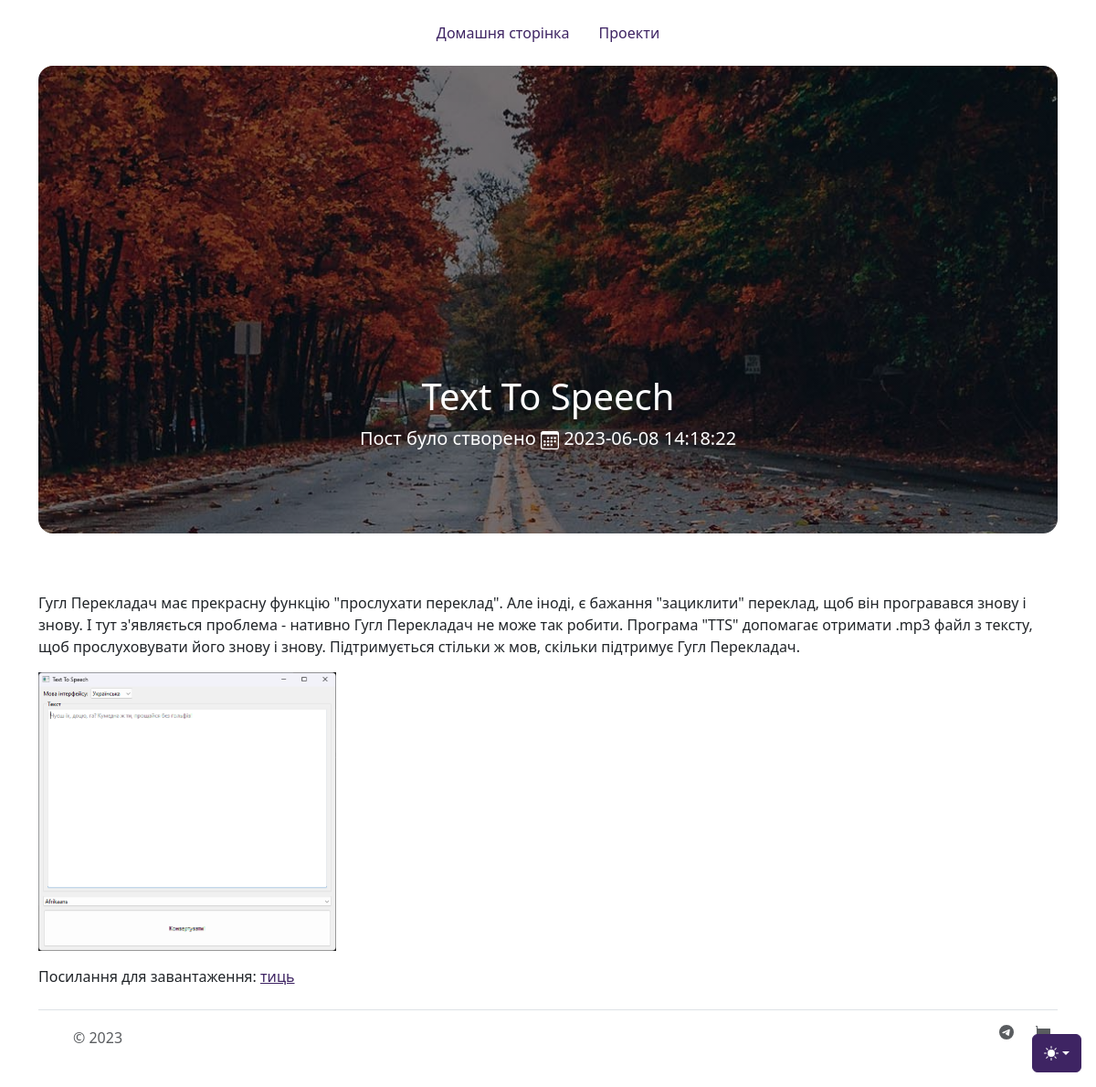
The page /posts/4 on the database its author committed.
### tables this page shows
CREATE TABLE "post" (
	"post_id"	INTEGER NOT NULL UNIQUE,
	"text"	TEXT,
	"img_formainpage"	TEXT,
	"title"	TEXT,
	"datetime"	TEXT NOT NULL DEFAULT CURRENT_TIMESTAMP,
	PRIMARY KEY("post_id" AUTOINCREMENT)
);

### main.py (the view)
@app.route('/posts/<post_id>')
def post(post_id):
    post = getPostsByIds(post_id)[0]
    return render_template('post.html', post=post)

### db_scripts.py (called while the page is built)
def open():
    global conn, cursor
    conn = sqlite3.connect(PATH + db_name)
    conn.row_factory = sqlite3.Row
    cursor = conn.cursor()

def close():
    cursor.close()
    conn.close()

def getPostsByIds(post_id):
    open()
    cursor.execute('''
    SELECT * FROM post WHERE post_id = (?) ORDER BY post_id DESC
    ''', [post_id])
    posts = cursor.fetchall()
    close()
    return posts

### templates/post.html
{% extends "index.html" %}
{% block body %}
{% include 'carousel.html' %}
{% include 'post_text.html'%}
{% endblock %}

### templates/index.html (shortened to what this page needs)
<!DOCTYPE html>
<html data-bs-theme="light">
<head>
    <link href="https://cdn.jsdelivr.net/npm/bootstrap@5.3.0-alpha1/dist/css/bootstrap.min.css" rel="stylesheet"
>
    <link rel="stylesheet" href="https://cdn.jsdelivr.net/npm/bootstrap-icons@1.10.5/font/bootstrap-icons.css">
    <link rel="stylesheet" href= "{{ url_for( 'static', filename = 'main.css') }}">
    <link rel="stylesheet" href="{{ url_for( 'static', filename = 'minimal.css') }}">
    <link href="{{ url_for('static', filename='features.css') }}" rel="stylesheet">
    <link href="{{ url_for('static', filename='carousel.css') }}" rel="stylesheet">
    <link href="{{ url_for('static', filename='auth.css') }}" rel="stylesheet">
    <link href="{{ url_for('static', filename='index.css') }}" rel="stylesheet">
</head>
  <body>
    {% include "menu.html" %}
    <main class="container">
    {% block body %}{% endblock %}
    </main>
    {% include "switch.html"%}
    {% include "footer.html" %}
  </body>
</body>
</html>

### templates/menu.html
<div class="container">
    <header class="d-flex justify-content-center py-3">
      <ul class="nav nav-pills">
        <li class="nav-item"><a href="/home" class="nav-link {%if request.path == '/home' or request.path == '' or request.path == '/'%}active{%endif%}" aria-current="page">Домашня сторінка</a></li>
        <li class="nav-item"><a href="/posts" class="nav-link {%if request.path == '/posts/'%}active{%endif%}">Проекти</a></li>
      </ul>
    </header>
  </div>

### templates/carousel.html
<div id="myCarousel" class="carousel slide" data-bs-ride="carousel">
    <div class="carousel-inner">
      <div class="carousel-item active rounded-4" style="background:linear-gradient(rgba(0, 0, 0, 0.5), rgba(0, 0, 0, 0.5)), url({{ url_for('static', filename=post.img_formainpage) }});
    background-repeat: no-repeat;
    background-position: center center;
    background-size: cover;
    border-radius:">
        <div class="container">
          <div class="carousel-caption">
            <h1>{{post.title}}</h1>
            <p class="text-white">Пост було створено <i class="bi bi-calendar3"></i> {{post.datetime}}</p>
          </div>
        </div>
      </div>
    </div>
  </div>

### templates/post_text.html
{{post.text | safe}}

### templates/switch.html (shortened to what this page needs)
<div class="dropdown position-fixed bottom-0 end-0 mb-3 me-3 bd-mode-toggle">
    <button class="btn btn-bd-primary py-2 dropdown-toggle d-flex align-items-center" id="bd-theme" type="button" aria-expanded="false" data-bs-toggle="dropdown" aria-label="Toggle theme (light)">
      <svg class="bi my-1 theme-icon-active" width="1em" height="1em"><use href="{{url_for('static', filename='toggle.svg')}}#sun-fill"></use></svg>
    </button>
  </div>

### templates/footer.html
<div class="container">
  <footer class="d-flex flex-wrap justify-content-between align-items-center py-3 my-4 border-top">
    <div class="col-md-4 d-flex align-items-center">
      <a href="/" class="mb-3 me-2 mb-md-0 text-body-secondary text-decoration-none lh-1">
        <svg class="bi" width="30" height="24"><use xlink:href="#bootstrap"></use></svg>
      </a>
      <span class="mb-3 mb-md-0 text-body-secondary">© 2023 </span>
    </div>
    <ul class="nav col-md-4 justify-content-end list-unstyled d-flex">
      <li class="ms-3"><a class="text-body-secondary" href="https://t.me/aag_8a"><svg class="bi" width="24" height="24"><use xlink:href="{{url_for('static', filename='telegram.svg')}}#telegram"></use></svg></a></li>
      <li class="ms-3"><a class="text-body-secondary" href="https://wwwwwwwww.jodi.org"><svg class="bi" width="24" height="24"><use xlink:href="{{url_for('static', filename='1.svg')}}#unknown"></use></svg></a></li>
    </ul>
  </footer>
</div>

### static/carousel.css (style rules this page uses)
body { color: rgb(var(--bs-tertiary-color-rgb)); }
.carousel { margin-bottom: 4rem; }
.carousel-caption { bottom: 3rem; z-index: 10; }
.carousel-item { height: 32rem; }
@media (min-width: 40em) { .carousel-caption p { margin-bottom: 1.25rem; font-size: 1.25rem; line-height: 1.4; } }

### static/index.css (style rules this page uses)
.bi { vertical-align: -.125em; fill: currentColor; }
.btn-bd-primary { --bd-violet-bg: rgb(62, 36, 99); --bd-violet-rgb: 112.520718, 44.062154, 249.437846; --bs-btn-font-weight: 600; --bs-btn-color: var(--bs-white); --bs-btn-bg: var(--bd-violet-bg); --bs-btn-border-color: var(--bd-violet-bg); --bs-btn-hover-color: var(--bs-white); --bs-btn-hover-bg: rgb(94, 54, 150); --bs-btn-hover-border-color: rgb(94, 54, 150); --bs-btn-focus-shadow-rgb: var(--bd-violet-rgb); --bs-btn-active-color: var(--bs-btn-hover-color); --bs-btn-active-bg: rgb(94, 54, 150); --bs-btn-active-border-color: rgb(94, 54, 150); }
.bd-mode-toggle { z-index: 1500; }

### rows shown on the page
post: img_formainpage (picture), title "Text To Speech", datetime "2023-06-08 14:18:22", text "Гугл Перекладач має прекрасну функцію \"прослухати переклад\". Але іноді, є бажання \"зациклити\" переклад, щоб він програвався знову і знову. І тут з'являється проблема - нативно Гугл Перекладач не може так робити. Програма \"TTS\" допомагає отримати .mp3 файл з тексту, щоб прослуховувати його знову і знову. Підтримується стільки ж мов, скільки підтримує Гугл Перекладач. Посилання для завантаження: тиць", text (picture)
